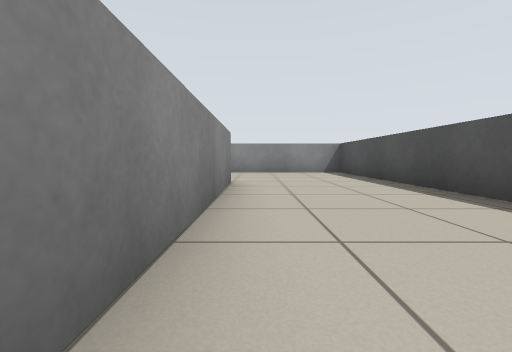
view 1 (above)

22 first-person views from a walk through a robot-simulator world made for Stage. The camera is 0.5 m above the floor, tilts 4° down and sees 90° across. Floor lines are 1 m apart. The floor is counted in squares, 1 m on a side. Each view is taken from the middle of a square. On the plan, view 1 faces up. The plan holds only what a view shows up to about 9 squares ahead; the rest is blank. The place goes on beyond the plan. Robots are left out.

view 2
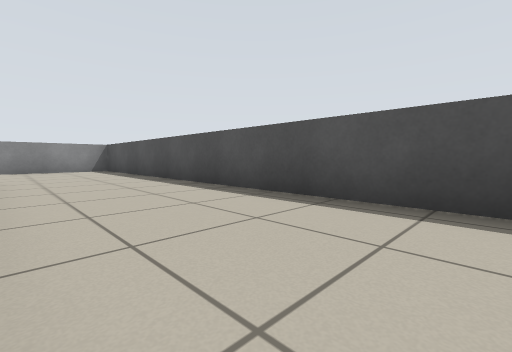

view 3
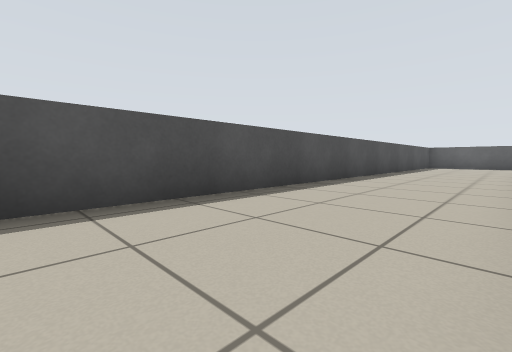

view 4
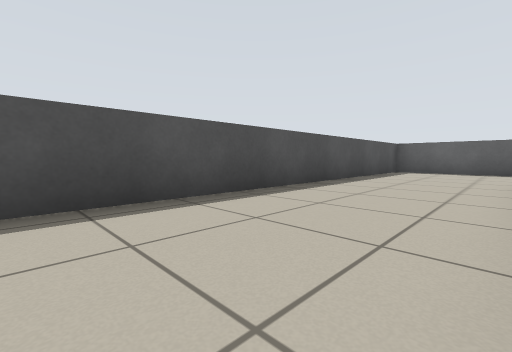

view 5
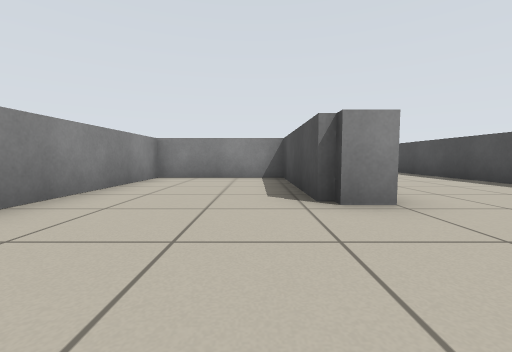

view 6
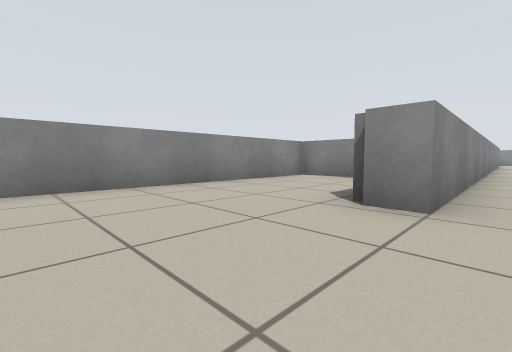

view 7
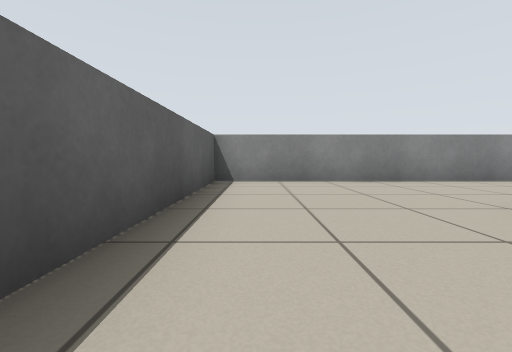

view 8
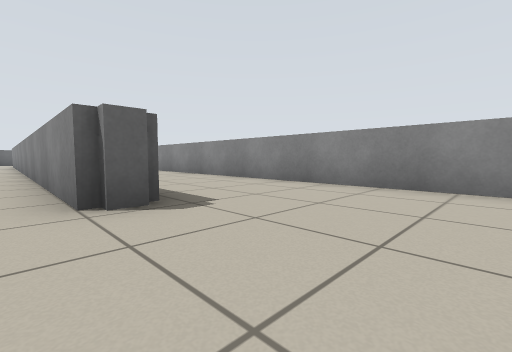

view 9
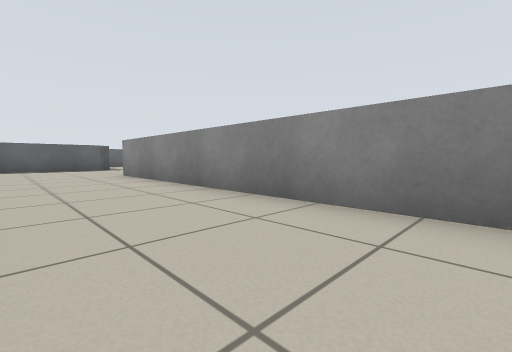

view 10
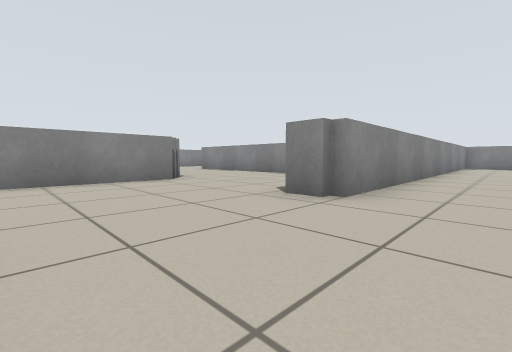

view 11
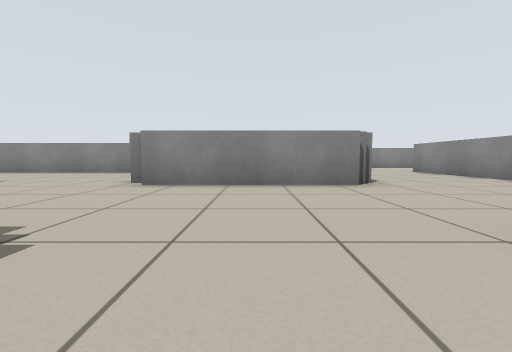

view 12
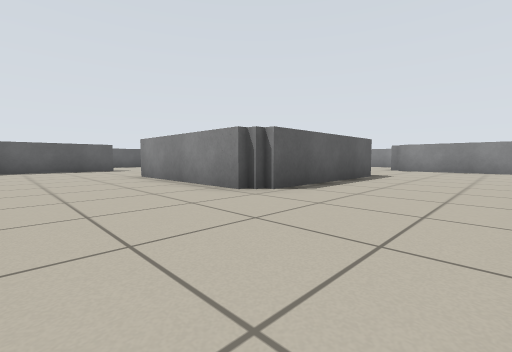

view 13
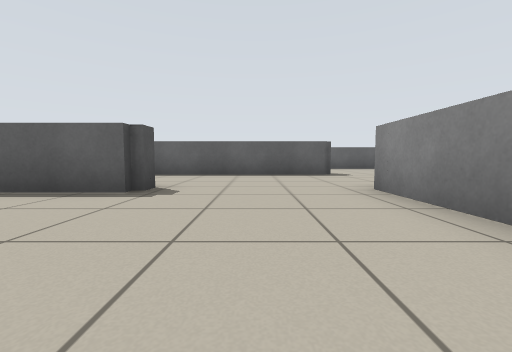

view 14
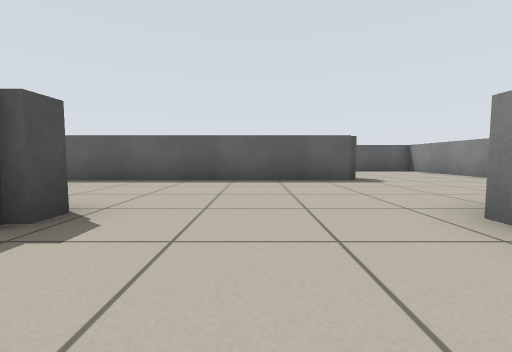

view 15
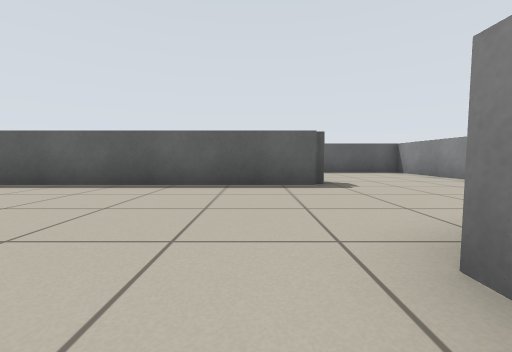

view 16
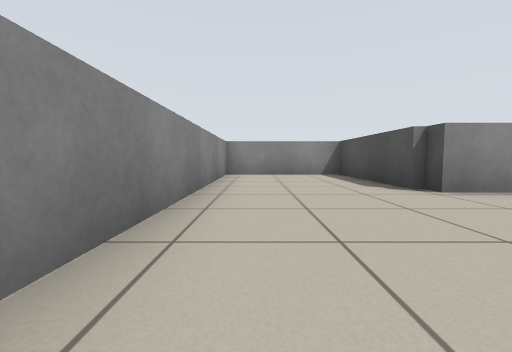

view 17
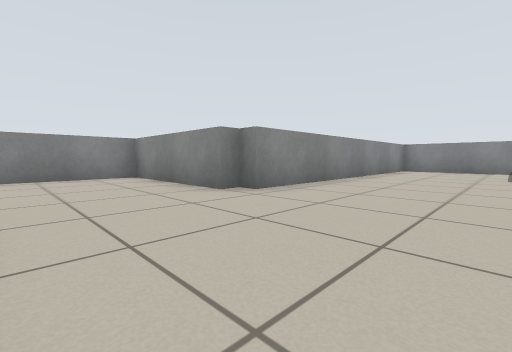

view 18
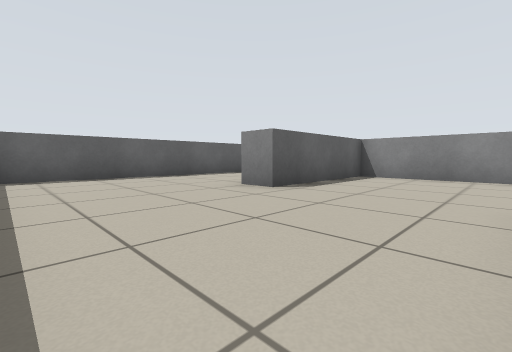

view 19
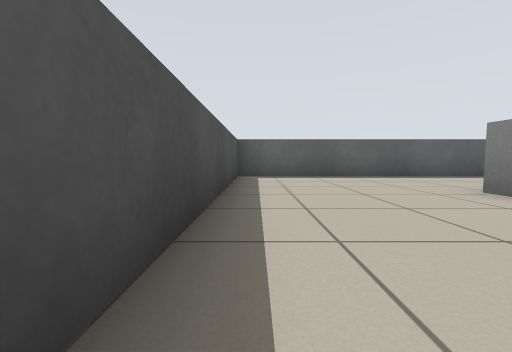

view 20
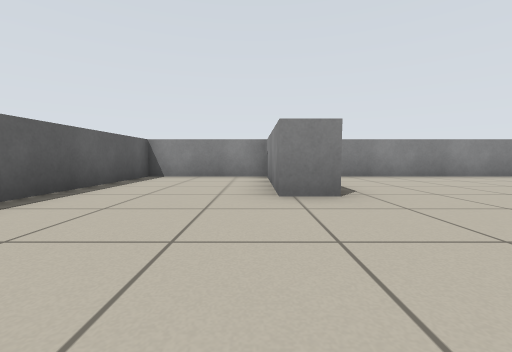

view 21
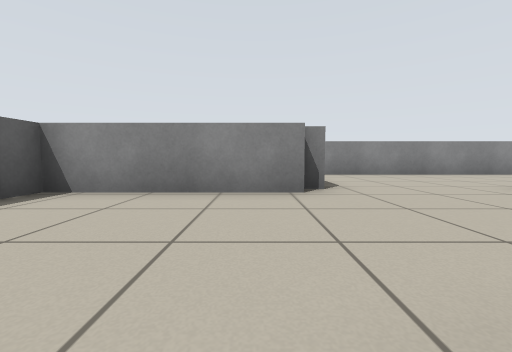

view 22
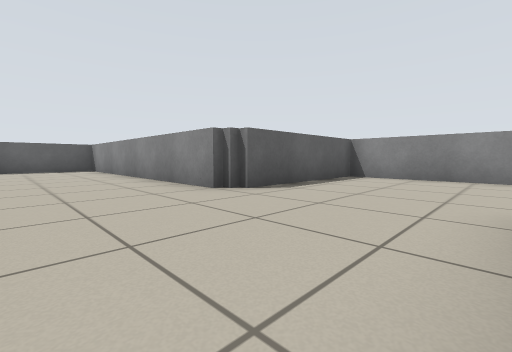

### Floor plan
Key: @ floor where view 1 was taken; # wall or solid block; . floor; = window, fence, low wall or low ledge.
Columns run from 21 left of view 1 to 3 right of it. Each row starts with its distance up from view 1.
  9                     #####
  8                 #.......#
  7                 #.......#
  6                 #.......#
  5     #####       #...=...#
  4     #...#       #...#...#
  3     #...#       #...#...#
  2     #...#       #...#...#
  1     #...######  #...#...#
  0     #...........#...#@..#
 -1     #...........#...#...#
 -2     #...........#...#...#
 -3 ####=...=###=...=...#...#
 -4 #........   #.......#...#
 -5 #.........  #.......#...#
 -6 #.......... #.......#...#
 -7 #...#########...=####...#
 -8 #.......#  .....#...#...#
 -9 #.......#.......#...#...#
-10 #.......#.......#...#...#
-11 ####....#... ####...#...#
-12 #.......#....   #.......#
-13 #.......#.....  #.......#
-14 #.......#...... #.......#
-15 #########   =...#########
-16             #.......
-17             #.......
-18             #.......
-19             #====...
-20                 #...
-21                 #...
-22                 #...

Where each view was taken, in squares from view 1:
view 1: 0 up, 0 right, facing up
view 2: 2 down, 0 right, facing up-right
view 3: 0 up, 0 right, facing down-right
view 4: 5 down, 0 right, facing down-right
view 5: 14 down, 2 left, facing up
view 6: 14 down, 0 right, facing up-left
view 7: 14 down, 1 right, facing left
view 8: 8 up, 0 right, facing down-left
view 9: 5 up, 2 left, facing down-left
view 10: 6 down, 3 left, facing up-left
view 11: 5 down, 4 left, facing left
view 12: 0 up, 6 left, facing down-left
view 13: 1 up, 15 left, facing down
view 14: 1 down, 15 left, facing down
view 15: 2 down, 16 left, facing down
view 16: 3 down, 16 left, facing up
view 17: 6 down, 14 left, facing up-left
view 18: 8 down, 14 left, facing down-left
view 19: 8 down, 14 left, facing down
view 20: 12 down, 14 left, facing left
view 21: 16 down, 5 left, facing left
view 22: 16 down, 2 left, facing down-left
